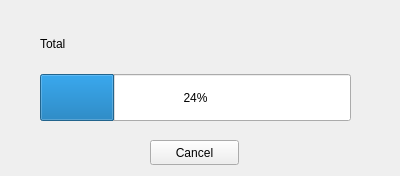
<?xml version="1.0" encoding="UTF-8"?>
<ui version="4.0">
 <class>ProgresWindow</class>
 <widget class="QWidget" name="ProgresWindow">
  <property name="geometry">
   <rect>
    <x>0</x>
    <y>0</y>
    <width>400</width>
    <height>176</height>
   </rect>
  </property>
  <property name="windowTitle">
   <string>Form</string>
  </property>
  <widget class="QWidget" name="verticalLayoutWidget">
   <property name="geometry">
    <rect>
     <x>40</x>
     <y>20</y>
     <width>311</width>
     <height>101</height>
    </rect>
   </property>
   <layout class="QVBoxLayout" name="verticalLayout">
    <item>
     <widget class="QLabel" name="label_2">
      <property name="text">
       <string>Total</string>
      </property>
     </widget>
    </item>
    <item>
     <widget class="QProgressBar" name="totalProgressBar">
      <property name="sizePolicy">
       <sizepolicy hsizetype="Expanding" vsizetype="Minimum">
        <horstretch>0</horstretch>
        <verstretch>0</verstretch>
       </sizepolicy>
      </property>
      <property name="value">
       <number>24</number>
      </property>
     </widget>
    </item>
   </layout>
  </widget>
  <widget class="QPushButton" name="cancelButton">
   <property name="geometry">
    <rect>
     <x>150</x>
     <y>140</y>
     <width>89</width>
     <height>25</height>
    </rect>
   </property>
   <property name="text">
    <string>Cancel</string>
   </property>
  </widget>
 </widget>
 <resources/>
 <connections/>
</ui>
